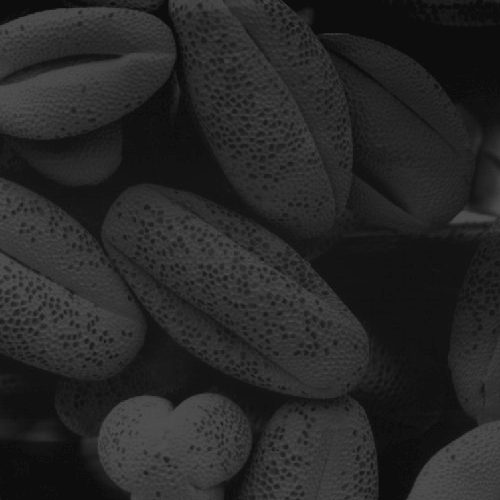
%> input picture Faculdade/PG/imagens/cacau_escuro.tif, 500 x 500 px
$ octave binariza.m   (GNU Octave 9; MATLAB toolbox functions it lacks are replaced by stand-ins)
%> lines starting %> are read from the running program, lines starting %| are printed output that depends on the picture; in (x1, y1, x2, y2) boxes, pixels count from 0 and x2, y2 are one past the last pixel; in counts of white or black regions, pixels touching at a corner belong together; the program's own positions count from 1
close all % fechar todas as janelas
clear % limpar a mem髍ia
clc % limpa a tela da 醨ea de trabalho
pkg load image
A=imread('cacau_escuro.tif'); % Ler o arquivo
%> A is the input picture: size 500x500 uint8; min 13, max 83, mean 38.7
%A=rgb2gray(A);
limiar=50;
figure, imshow(A); % mostrar a imagem
figure, imhist(A);
%> after `imhist(A)`:
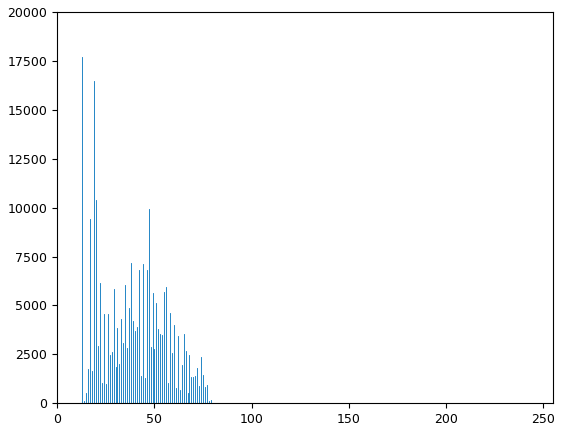
%> figure redrawn from the program's plot data; highest point at x = 13, y = 17718
  if isrgb(A)==1
    A=rgb2gray(A);
  end

B=A;
[lin col]=size(A); % obt閙 dimens鮡s da imagem
%> lin = 500; col = 500
for i=1:lin
    for j=1:col
        if B(i,j)>=limiar
            B(i,j)=255;
        else
            B(i,j)=0;
        end
    end
end
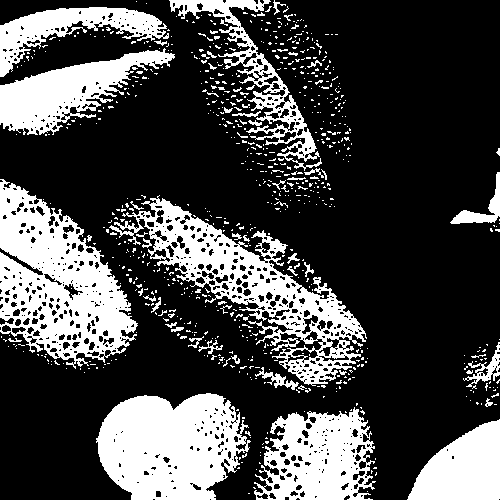
%> B: size 500x500 uint8; 28.5% white; 766 white regions (708 under 20 px), largest, box (x1, y1, x2, y2) and area: (0, 179, 138, 369) 13598, (96, 393, 251, 500) 12197, (109, 195, 367, 386) 11781

figure, imhist(B);
%> after `imhist(B)`:
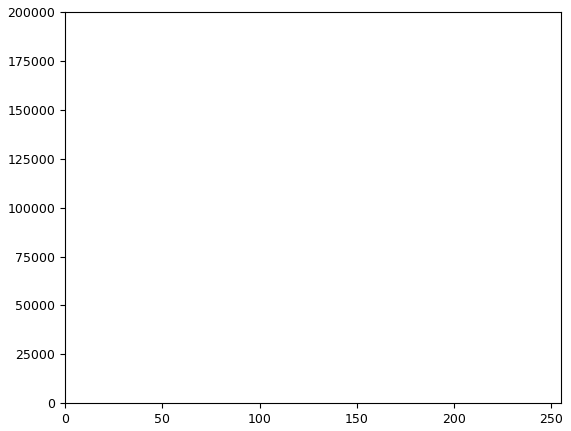
%> figure redrawn from the program's plot data; highest point at x = 0, y = 178826
figure, imshow(B);

$ run again, with Faculdade/PG/imagens/batatas.tif copied over Faculdade/PG/imagens/cacau_escuro.tif
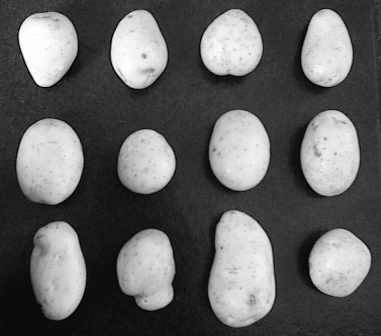
%> input picture Faculdade/PG/imagens/batatas.tif, 381 x 336 px
%> A is the input picture: size 336x381 uint8; min 0, max 254, mean 98.7
%> after the loop `for i=1:lin`:
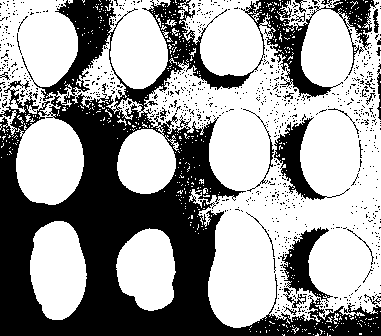
%> B: size 336x381 uint8; 60.7% white; 904 black regions (879 under 20 px), largest, box (x1, y1, x2, y2) and area: (0, 0, 381, 336) 44128, (274, 117, 350, 200) 1575, (280, 227, 333, 302) 1444
%> `imhist(B)`:
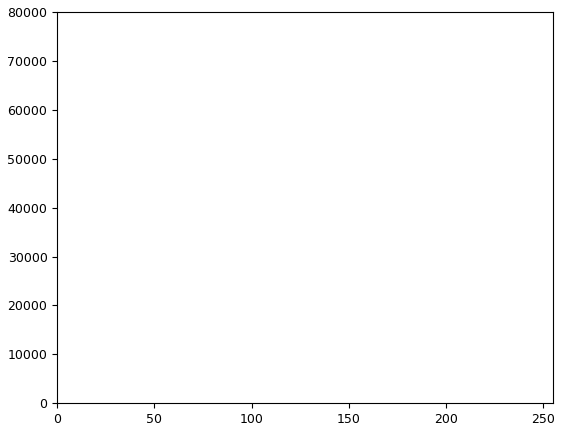
%> figure redrawn from the program's plot data; highest point at x = 255, y = 77716
